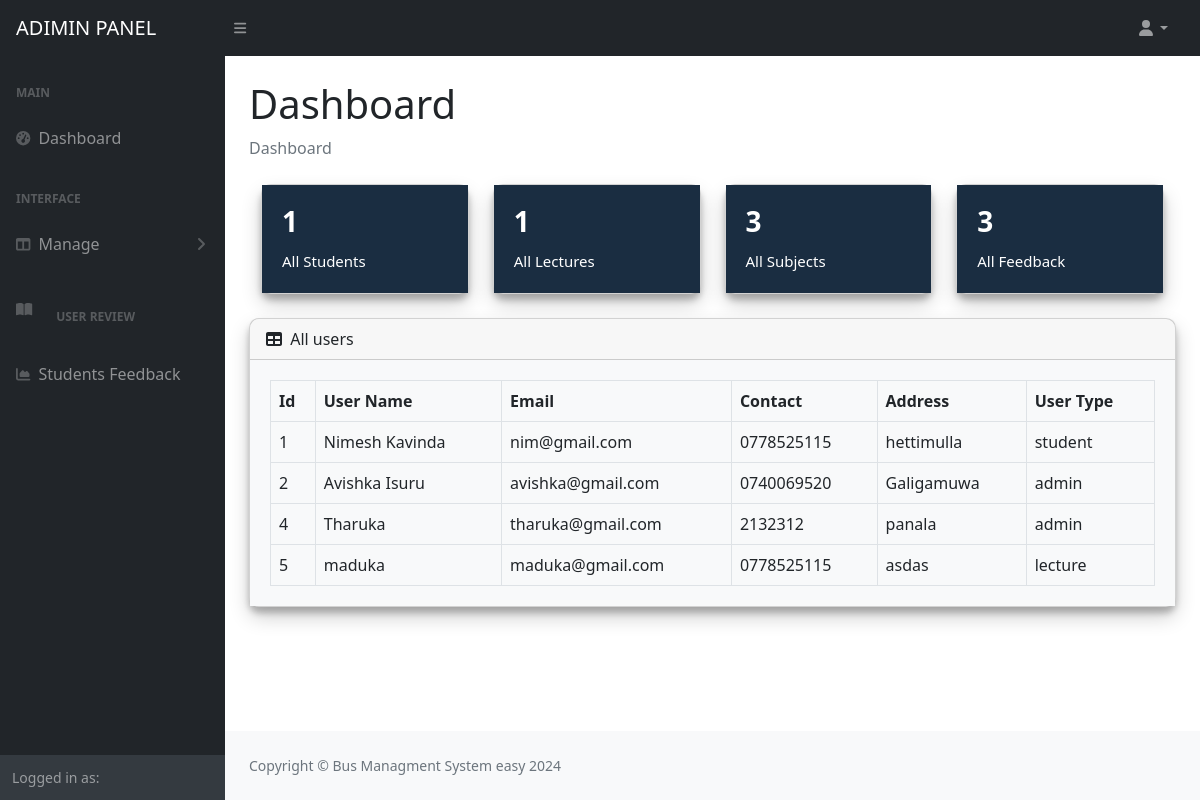
Page /learning-mangement-system/pages/admin/index.php on the committed database.
### tables this page shows
CREATE TABLE `users` (
  `id` int NOT NULL AUTO_INCREMENT,
  `fullname` varchar(255) NOT NULL,
  `email` varchar(255) NOT NULL,
  `password` varchar(255) NOT NULL,
  `contact` varchar(15) NOT NULL,
  `address` varchar(255) NOT NULL,
  `user_type` varchar(55) DEFAULT 'student',
  `create_date` timestamp NULL DEFAULT CURRENT_TIMESTAMP,
  PRIMARY KEY (`id`),
  UNIQUE KEY `email` (`email`)
);

### learning-mangement-system/pages/admin/index.php (the view, shortened to what this page needs)
<?php
include('../../inc/db_connect.php');
$studentCount = $conn->query("SELECT COUNT(*) AS count FROM users WHERE user_type = 'student'")->fetch_assoc()['count'];
$lecturerCount = $conn->query("SELECT COUNT(*) AS count FROM users WHERE user_type = 'lecture'")->fetch_assoc()['count'];
$subjectCount = $conn->query("SELECT COUNT(*) AS count FROM subject")->fetch_assoc()['count'];
$feedbackCount = $conn->query("SELECT COUNT(*) AS count FROM feedback")->fetch_assoc()['count'];
$sql = "SELECT id, fullname, email, contact, address, user_type FROM users";
$result = $conn->query($sql);
?>
<!DOCTYPE html>
<html lang="en">
<head>
  <link href="css/styles.css" rel="stylesheet" />
</head>
<body class="sb-nav-fixed">
  <nav class="sb-topnav navbar navbar-expand navbar-dark bg-dark">
    <a class="navbar-brand ps-3" href="index.html">ADIMIN PANEL</a>
    <button class="btn btn-link btn-sm order-1 order-lg-0 me-4 me-lg-0" id="sidebarToggle" href="#!">
      <i class="fas fa-bars"></i>
    </button>
    <ul class="navbar-nav ms-auto ms-md-0 me-3 me-lg-4">
      <li class="nav-item dropdown">
        <a class="nav-link dropdown-toggle" id="navbarDropdown" href="#" role="button" data-bs-toggle="dropdown"
          aria-expanded="false"><i class="fas fa-user fa-fw"></i></a>
      </li>
    </ul>
  </nav>
  <div id="layoutSidenav">
    <div id="layoutSidenav_nav">
      <nav class="sb-sidenav accordion sb-sidenav-dark" id="sidenavAccordion">
        <div class="sb-sidenav-menu">
          <div class="nav">
            <div class="sb-sidenav-menu-heading">Main</div>
            <a class="nav-link" href="index.php">
              <div class="sb-nav-link-icon">
                <i class="fas fa-tachometer-alt"></i>
              </div>
              Dashboard
            </a>
            <div class="sb-sidenav-menu-heading">Interface</div>
            <a class="nav-link collapsed" href="#" data-bs-toggle="collapse" data-bs-target="#collapseLayouts"
              aria-expanded="false" aria-controls="collapseLayouts">
              <div class="sb-nav-link-icon">
                <i class="fas fa-columns"></i>
              </div>
              Manage
              <div class="sb-sidenav-collapse-arrow">
                <i class="fas fa-angle-down"></i>
              </div>
            </a>
            <a class="nav-link collapsed" href="#" data-bs-toggle="collapse" data-bs-target="#collapsePages"
              aria-expanded="false" aria-controls="collapseLayouts">
              <div class="sb-nav-link-icon">
                <i class="fas fa-book-open"></i>
              </div>
              <div class="sb-sidenav-menu-heading">User review</div>
              <a class="nav-link" href="./student_feedback.php">
                <div class="sb-nav-link-icon">
                  <i class="fas fa-chart-area"></i>
                </div>
                Students Feedback
              </a>
          </div>
        </div>
        <div class="sb-sidenav-footer">
          <div class="small">Logged in as:</div>
        </div>
      </nav>
    </div>
    <div id="layoutSidenav_content">
      <main>
        <div class="container-fluid px-4">
          <h1 class="mt-4">Dashboard</h1>
          <ol class="breadcrumb mb-4">
            <li class="breadcrumb-item active">Dashboard</li>
          </ol>
          <div class="grey-bg container-fluid">
            <section id="minimal-statistics">
              <div class="row mb-3">
                <div class="col-xl-3 col-sm-6 col-12 mb-2">
                  <div class="card">
                    <div class="card-content">
                      <div class="card-body">
                        <div class="media d-flex">
                          <div class="media-body text-right">
                            <h3><?php echo $studentCount; ?></h3>
                            <span>All Students</span>
                          </div>
                        </div>
                      </div>
                    </div>
                  </div>
                </div>
                <div class="col-xl-3 col-sm-6 col-12 mb-2">
                  <div class="card">
                    <div class="card-content">
                      <div class="card-body">
                        <div class="media d-flex">
                          <div class="media-body text-right">
                            <h3><?php echo $lecturerCount; ?></h3>
                            <span>All Lectures</span>
                          </div>
                        </div>
                      </div>
                    </div>
                  </div>
                </div>
                <div class="col-xl-3 col-sm-6 col-12 mb-2">
                  <div class="card">
                    <div class="card-content">
                      <div class="card-body">
                        <div class="media d-flex">
                          <div class="media-body text-right">
                            <h3><?php echo $subjectCount; ?></h3>
                            <span>All Subjects</span>
                          </div>
                        </div>
                      </div>
                    </div>
                  </div>
                </div>
                <div class="col-xl-3 col-sm-6 col-12 mb-2">
                  <div class="card">
                    <div class="card-content">
                      <div class="card-body">
                        <div class="media d-flex">
                          <div class="media-body text-right">
                            <h3><?php echo $feedbackCount; ?></h3>
                            <span>All Feedback</span>
                          </div>
                        </div>
                      </div>
                    </div>
                  </div>
                </div>
              </div>
            </section>
          </div>
          <div class="card mb-4">
            <div class="card-header">
              <i class="fas fa-table me-1"></i>
              All users
            </div>
            <div class="card-body bg-light">
              <table class="table text-start align-middle table-bordered table-hover mb-0">
                <thead>
                  <tr class="text-dark">
                    <th scope="col">Id</th>
                    <th scope="col">User Name</th>
                    <th scope="col">Email</th>
                    <th scope="col">Contact</th>
                    <th scope="col">Address</th>
                    <th scope="col">User Type</th>
                  </tr>
                </thead>
                <tbody>
                  <?php
                  if ($result->num_rows > 0) {
                    while ($row = $result->fetch_assoc()) {
                      echo "<tr>
                    <td>{$row['id']}</td>
                    <td>{$row['fullname']}</td>
                    <td>{$row['email']}</td>
                    <td>{$row['contact']}</td>
                    <td>{$row['address']}</td>
                    <td>{$row['user_type']}</td>
                </tr>";
                    }
                  } else {
                    echo "<tr><td colspan='5'>No users found</td></tr>";
                  }
                  ?>
                </tbody>
              </table>
            </div>
          </div>
        </div>
      </main>
      <footer class="py-4 bg-light mt-auto">
        <div class="container-fluid px-4">
          <div class="d-flex align-items-center justify-content-between small">
            <div class="text-muted">
              Copyright &copy; Bus Managment System easy 2024
            </div>
          </div>
        </div>
      </footer>
    </div>
  </div>
</body>
</html>

### learning-mangement-system/pages/admin/index.php (style rules this page uses)
.card { border-radius: 10px; box-shadow: 0 10px 20px rgba(0, 0, 0, 0.19), 0 6px 6px rgba(0, 0, 0, 0.23); }
.card-body { display: flex; flex-direction: column; justify-content: center; padding: 20px; background-color: #1a2d41; color: white; }
.card-body h3 { font-weight: 700; margin-bottom: 10px; }
.card-body span { font-size: 15px; }

### rows in the picture
users: id "1", fullname "Nimesh Kavinda", email "nim@gmail.com", contact "0778525115", address "hettimulla", user_type "student"
users: id "2", fullname "Avishka Isuru", email "avishka@gmail.com", contact "0740069520", address "Galigamuwa", user_type "admin"
users: id "4", fullname "Tharuka", email "tharuka@gmail.com", contact "2132312", address "panala", user_type "admin"
users: id "5", fullname "maduka", email "maduka@gmail.com", contact "0778525115", address "asdas", user_type "lecture"

### other values in the picture
$studentCount "1"
$lecturerCount "1"
$subjectCount "3"
$feedbackCount "3"
